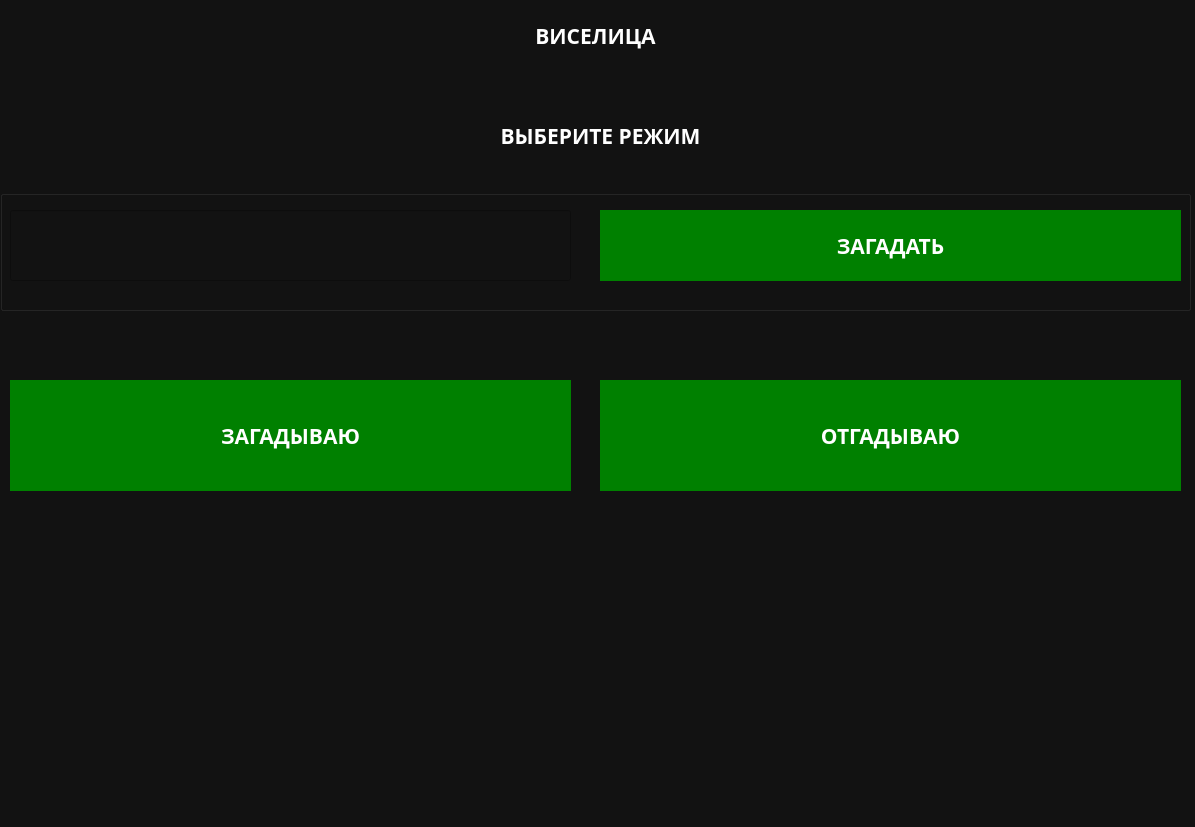
<?xml version="1.0" encoding="UTF-8"?>
<ui version="4.0">
 <class>MainWindow</class>
 <widget class="QMainWindow" name="MainWindow">
  <property name="geometry">
   <rect>
    <x>0</x>
    <y>0</y>
    <width>1195</width>
    <height>827</height>
   </rect>
  </property>
  <property name="windowTitle">
   <string>Gallows</string>
  </property>
  <property name="styleSheet">
   <string notr="true">QWidget {
	color: white;
	background-color: #121212;
	font-family: Rubik;
	font-size: 16pt;
	font-weight: 600;
}
QPushButton {
	background-color: green;
	border: none;
}
QPushButton:hover {
	background-color: #7CFC00;
}

QPushButton:pressed {
	background-color: #228B22;
}

pushButton {
	background-color: white;
	border: none;
}</string>
  </property>
  <widget class="QWidget" name="centralwidget">
   <widget class="QLabel" name="label">
    <property name="geometry">
     <rect>
      <x>0</x>
      <y>10</y>
      <width>1191</width>
      <height>51</height>
     </rect>
    </property>
    <property name="sizePolicy">
     <sizepolicy hsizetype="Preferred" vsizetype="Maximum">
      <horstretch>0</horstretch>
      <verstretch>0</verstretch>
     </sizepolicy>
    </property>
    <property name="text">
     <string>ВИСЕЛИЦА</string>
    </property>
    <property name="textFormat">
     <enum>Qt::AutoText</enum>
    </property>
    <property name="scaledContents">
     <bool>false</bool>
    </property>
    <property name="alignment">
     <set>Qt::AlignCenter</set>
    </property>
   </widget>
   <widget class="QLabel" name="status">
    <property name="geometry">
     <rect>
      <x>10</x>
      <y>110</y>
      <width>1181</width>
      <height>51</height>
     </rect>
    </property>
    <property name="text">
     <string>ВЫБЕРИТЕ РЕЖИМ</string>
    </property>
    <property name="alignment">
     <set>Qt::AlignCenter</set>
    </property>
   </widget>
   <widget class="QGroupBox" name="groupBox">
    <property name="geometry">
     <rect>
      <x>0</x>
      <y>190</y>
      <width>1191</width>
      <height>121</height>
     </rect>
    </property>
    <property name="title">
     <string/>
    </property>
    <widget class="QLineEdit" name="lineEdit">
     <property name="geometry">
      <rect>
       <x>10</x>
       <y>20</y>
       <width>561</width>
       <height>71</height>
      </rect>
     </property>
    </widget>
    <widget class="QPushButton" name="play_btn_4">
     <property name="geometry">
      <rect>
       <x>600</x>
       <y>20</y>
       <width>581</width>
       <height>71</height>
      </rect>
     </property>
     <property name="text">
      <string>ЗАГАДАТЬ</string>
     </property>
     <property name="checkable">
      <bool>false</bool>
     </property>
     <property name="checked">
      <bool>false</bool>
     </property>
    </widget>
   </widget>
   <widget class="QPushButton" name="play_btn">
    <property name="geometry">
     <rect>
      <x>10</x>
      <y>380</y>
      <width>561</width>
      <height>111</height>
     </rect>
    </property>
    <property name="text">
     <string>ЗАГАДЫВАЮ</string>
    </property>
    <property name="checkable">
     <bool>false</bool>
    </property>
    <property name="checked">
     <bool>false</bool>
    </property>
   </widget>
   <widget class="QPushButton" name="play_btn_3">
    <property name="geometry">
     <rect>
      <x>600</x>
      <y>380</y>
      <width>581</width>
      <height>111</height>
     </rect>
    </property>
    <property name="text">
     <string>ОТГАДЫВАЮ</string>
    </property>
    <property name="checkable">
     <bool>false</bool>
    </property>
    <property name="checked">
     <bool>false</bool>
    </property>
   </widget>
  </widget>
 </widget>
 <resources/>
 <connections/>
</ui>
